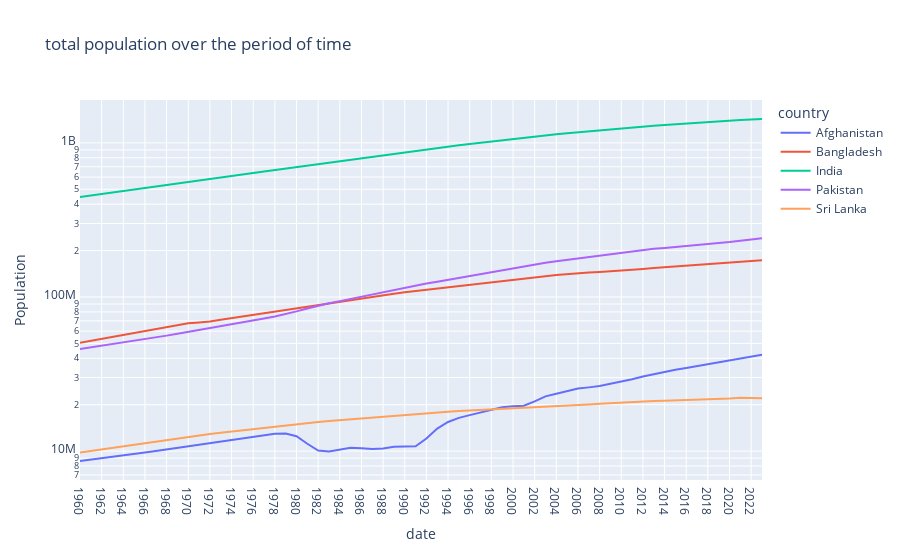

Write notebook code for a chart like this one.
### Code cell
fig4 = px.line(country5,x='date',
               y='Population',
               color='country',
               log_y=True,
               title='total population over the period of time')

fig4.show()
